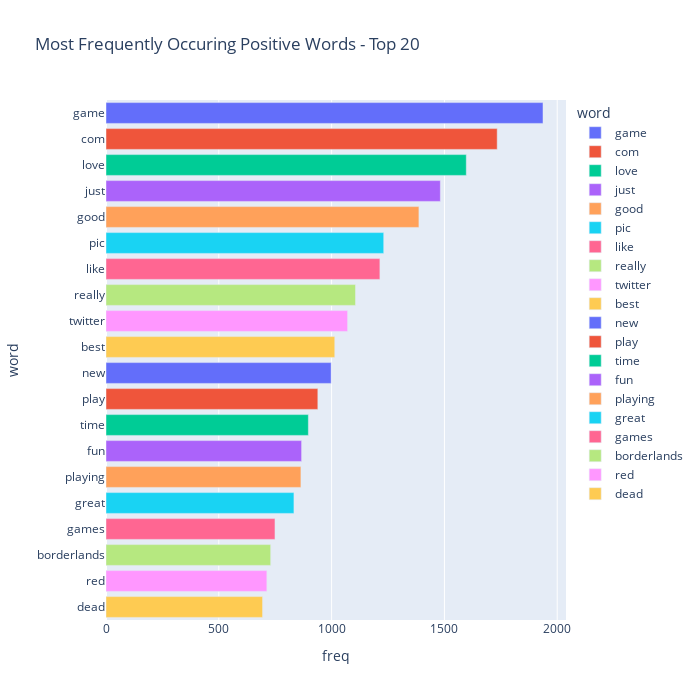

The cell this chart's notebook holds for it:
### Code cell
Positive_sent = data[data['Sentiment']=='Positive']

cv = CountVectorizer(stop_words = 'english')
words = cv.fit_transform(Positive_sent.Review)
sum_words = words.sum(axis=0)


words_freq = [(word, sum_words[0, idx]) for word, idx in cv.vocabulary_.items()]
words_freq = sorted(words_freq, key = lambda x: x[1], reverse = True)
frequency = pd.DataFrame(words_freq, columns=['word', 'freq'])

fig = px.bar(frequency.head(20), x="freq", y="word", title='Most Frequently Occuring Positive Words - Top 20', orientation='h', 
             width=700, height=700,color='word')
fig.show()

### Figure 1 — Plotly figure (JSON) as saved in the notebook; plotly's stock layout.template omitted (floating-point values rounded to 4 significant figures)
{"data": [{"alignmentgroup": "True", "hovertemplate": "word=%{y}<br>freq=%{x}<extra></extra>", "legendgroup": "game", "marker": {"color": "#636efa", "pattern": {"shape": ""}}, "name": "game", "offsetgroup": "game", "orientation": "h", "showlegend": true, "textposition": "auto", "type": "bar", "x": [1937], "xaxis": "x", "y": ["game"], "yaxis": "y"}, {"alignmentgroup": "True", "hovertemplate": "word=%{y}<br>freq=%{x}<extra></extra>", "legendgroup": "com", "marker": {"color": "#EF553B", "pattern": {"shape": ""}}, "name": "com", "offsetgroup": "com", "orientation": "h", "showlegend": true, "textposition": "auto", "type": "bar", "x": [1734], "xaxis": "x", "y": ["com"], "yaxis": "y"}, {"alignmentgroup": "True", "hovertemplate": "word=%{y}<br>freq=%{x}<extra></extra>", "legendgroup": "love", "marker": {"color": "#00cc96", "pattern": {"shape": ""}}, "name": "love", "offsetgroup": "love", "orientation": "h", "showlegend": true, "textposition": "auto", "type": "bar", "x": [1597], "xaxis": "x", "y": ["love"], "yaxis": "y"}, {"alignmentgroup": "True", "hovertemplate": "word=%{y}<br>freq=%{x}<extra></extra>", "legendgroup": "just", "marker": {"color": "#ab63fa", "pattern": {"shape": ""}}, "name": "just", "offsetgroup": "just", "orientation": "h", "showlegend": true, "textposition": "auto", "type": "bar", "x": [1482], "xaxis": "x", "y": ["just"], "yaxis": "y"}, {"alignmentgroup": "True", "hovertemplate": "word=%{y}<br>freq=%{x}<extra></extra>", "legendgroup": "good", "marker": {"color": "#FFA15A", "pattern": {"shape": ""}}, "name": "good", "offsetgroup": "good", "orientation": "h", "showlegend": true, "textposition": "auto", "type": "bar", "x": [1387], "xaxis": "x", "y": ["good"], "yaxis": "y"}, {"alignmentgroup": "True", "hovertemplate": "word=%{y}<br>freq=%{x}<extra></extra>", "legendgroup": "pic", "marker": {"color": "#19d3f3", "pattern": {"shape": ""}}, "name": "pic", "offsetgroup": "pic", "orientation": "h", "showlegend": true, "textposition": "auto", "type": "bar", "x": [1231], "xaxis": "x", "y": ["pic"], "yaxis": "y"}, {"alignmentgroup": "True", "hovertemplate": "word=%{y}<br>freq=%{x}<extra></extra>", "legendgroup": "like", "marker": {"color": "#FF6692", "pattern": {"shape": ""}}, "name": "like", "offsetgroup": "like", "orientation": "h", "showlegend": true, "textposition": "auto", "type": "bar", "x": [1214], "xaxis": "x", "y": ["like"], "yaxis": "y"}, {"alignmentgroup": "True", "hovertemplate": "word=%{y}<br>freq=%{x}<extra></extra>", "legendgroup": "really", "marker": {"color": "#B6E880", "pattern": {"shape": ""}}, "name": "really", "offsetgroup": "really", "orientation": "h", "showlegend": true, "textposition": "auto", "type": "bar", "x": [1106], "xaxis": "x", "y": ["really"], "yaxis": "y"}, {"alignmentgroup": "True", "hovertemplate": "word=%{y}<br>freq=%{x}<extra></extra>", "legendgroup": "twitter", "marker": {"color": "#FF97FF", "pattern": {"shape": ""}}, "name": "twitter", "offsetgroup": "twitter", "orientation": "h", "showlegend": true, "textposition": "auto", "type": "bar", "x": [1071], "xaxis": "x", "y": ["twitter"], "yaxis": "y"}, {"alignmentgroup": "True", "hovertemplate": "word=%{y}<br>freq=%{x}<extra></extra>", "legendgroup": "best", "marker": {"color": "#FECB52", "pattern": {"shape": ""}}, "name": "best", "offsetgroup": "best", "orientation": "h", "showlegend": true, "textposition": "auto", "type": "bar", "x": [1014], "xaxis": "x", "y": ["best"], "yaxis": "y"}, {"alignmentgroup": "True", "hovertemplate": "word=%{y}<br>freq=%{x}<extra></extra>", "legendgroup": "new", "marker": {"color": "#636efa", "pattern": {"shape": ""}}, "name": "new", "offsetgroup": "new", "orientation": "h", "showlegend": true, "textposition": "auto", "type": "bar", "x": [998], "xaxis": "x", "y": ["new"], "yaxis": "y"}, {"alignmentgroup": "True", "hovertemplate": "word=%{y}<br>freq=%{x}<extra></extra>", "legendgroup": "play", "marker": {"color": "#EF553B", "pattern": {"shape": ""}}, "name": "play", "offsetgroup": "play", "orientation": "h", "showlegend": true, "textposition": "auto", "type": "bar", "x": [939], "xaxis": "x", "y": ["play"], "yaxis": "y"}, {"alignmentgroup": "True", "hovertemplate": "word=%{y}<br>freq=%{x}<extra></extra>", "legendgroup": "time", "marker": {"color": "#00cc96", "pattern": {"shape": ""}}, "name": "time", "offsetgroup": "time", "orientation": "h", "showlegend": true, "textposition": "auto", "type": "bar", "x": [897], "xaxis": "x", "y": ["time"], "yaxis": "y"}, {"alignmentgroup": "True", "hovertemplate": "word=%{y}<br>freq=%{x}<extra></extra>", "legendgroup": "fun", "marker": {"color": "#ab63fa", "pattern": {"shape": ""}}, "name": "fun", "offsetgroup": "fun", "orientation": "h", "showlegend": true, "textposition": "auto", "type": "bar", "x": [867], "xaxis": "x", "y": ["fun"], "yaxis": "y"}, {"alignmentgroup": "True", "hovertemplate": "word=%{y}<br>freq=%{x}<extra></extra>", "legendgroup": "playing", "marker": {"color": "#FFA15A", "pattern": {"shape": ""}}, "name": "playing", "offsetgroup": "playing", "orientation": "h", "showlegend": true, "textposition": "auto", "type": "bar", "x": [864], "xaxis": "x", "y": ["playing"], "yaxis": "y"}, {"alignmentgroup": "True", "hovertemplate": "word=%{y}<br>freq=%{x}<extra></extra>", "legendgroup": "great", "marker": {"color": "#19d3f3", "pattern": {"shape": ""}}, "name": "great", "offsetgroup": "great", "orientation": "h", "showlegend": true, "textposition": "auto", "type": "bar", "x": [833], "xaxis": "x", "y": ["great"], "yaxis": "y"}, {"alignmentgroup": "True", "hovertemplate": "word=%{y}<br>freq=%{x}<extra></extra>", "legendgroup": "games", "marker": {"color": "#FF6692", "pattern": {"shape": ""}}, "name": "games", "offsetgroup": "games", "orientation": "h", "showlegend": true, "textposition": "auto", "type": "bar", "x": [749], "xaxis": "x", "y": ["games"], "yaxis": "y"}, {"alignmentgroup": "True", "hovertemplate": "word=%{y}<br>freq=%{x}<extra></extra>", "legendgroup": "borderlands", "marker": {"color": "#B6E880", "pattern": {"shape": ""}}, "name": "borderlands", "offsetgroup": "borderlands", "orientation": "h", "showlegend": true, "textposition": "auto", "type": "bar", "x": [730], "xaxis": "x", "y": ["borderlands"], "yaxis": "y"}, {"alignmentgroup": "True", "hovertemplate": "word=%{y}<br>freq=%{x}<extra></extra>", "legendgroup": "red", "marker": {"color": "#FF97FF", "pattern": {"shape": ""}}, "name": "red", "offsetgroup": "red", "orientation": "h", "showlegend": true, "textposition": "auto", "type": "bar", "x": [713], "xaxis": "x", "y": ["red"], "yaxis": "y"}, {"alignmentgroup": "True", "hovertemplate": "word=%{y}<br>freq=%{x}<extra></extra>", "legendgroup": "dead", "marker": {"color": "#FECB52", "pattern": {"shape": ""}}, "name": "dead", "offsetgroup": "dead", "orientation": "h", "showlegend": true, "textposition": "auto", "type": "bar", "x": [694], "xaxis": "x", "y": ["dead"], "yaxis": "y"}], "layout": {"barmode": "relative", "height": 700, "legend": {"title": {"text": "word"}, "tracegroupgap": 0}, "title": {"text": "Most Frequently Occuring Positive Words - Top 20"}, "width": 700, "xaxis": {"anchor": "y", "domain": [0, 1], "title": {"text": "freq"}}, "yaxis": {"anchor": "x", "categoryarray": ["dead", "red", "borderlands", "games", "great", "playing", "fun", "time", "play", "new", "best", "twitter", "really", "like", "pic", "good", "just", "love", "com", "game"], "categoryorder": "array", "domain": [0, 1], "title": {"text": "word"}}}}
